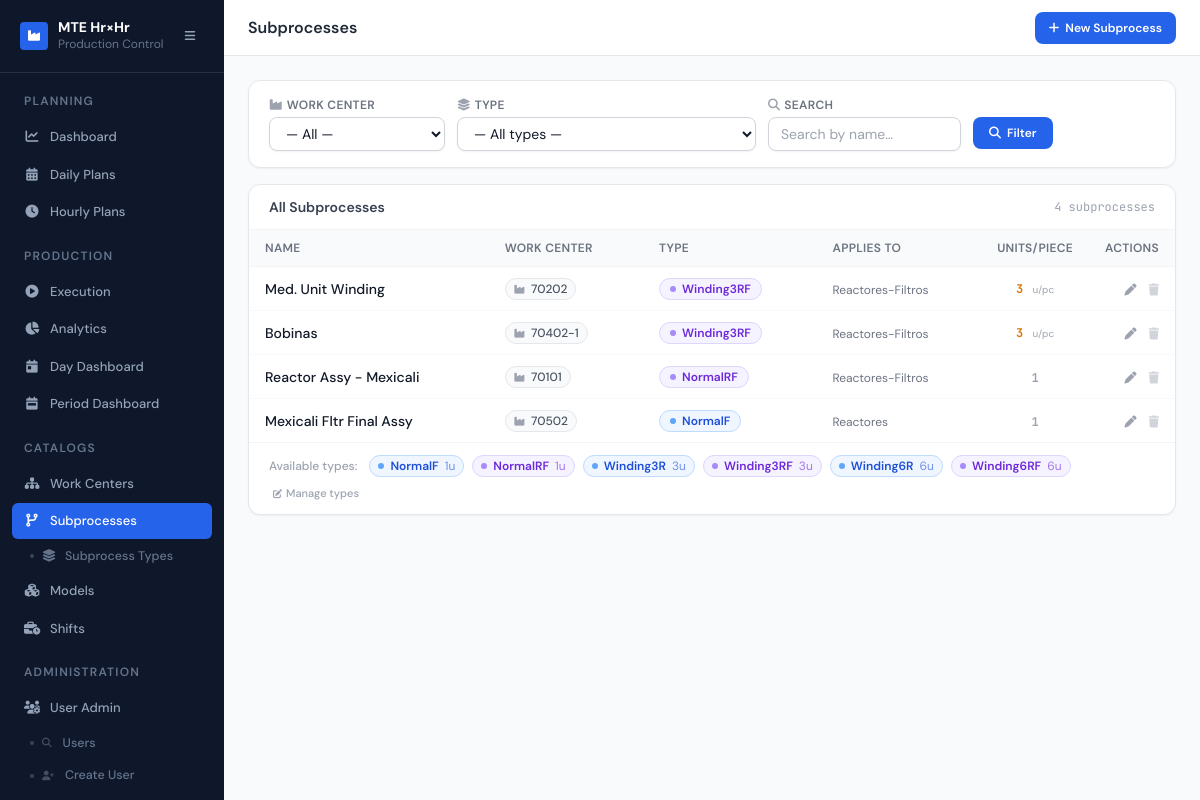
Screenshot of /core/subprocesses/ (signed in) with the database file from the repository.
### core/models.py (models this page shows, shortened)
class AuditMixin(models.Model):
    created_by = models.ForeignKey(User, null=True, blank=True, on_delete=models.SET_NULL,
                                   related_name='+', verbose_name="Created by")
    updated_by = models.ForeignKey(User, null=True, blank=True, on_delete=models.SET_NULL,
                                   related_name='+', verbose_name="Updated by")
    created_by_name = models.CharField(max_length=150, blank=True)
    updated_by_name = models.CharField(max_length=150, blank=True)
    created_at = models.DateTimeField(default=timezone.now)
    updated_at = models.DateTimeField(default=timezone.now)
    class Meta:
        abstract = True

class SubProcess(AuditMixin, models.Model):
    work_center      = models.ForeignKey(WorkCenter, on_delete=models.CASCADE)
    name             = models.CharField(max_length=100)
    subprocess_type  = models.ForeignKey(
        SubProcessType,
        on_delete=models.PROTECT,
        related_name="subprocesses",
        verbose_name="Tipo de subprocess",
        null=True,   # temporarily nullable during migration
        blank=True,
    )
    @property
    def conversion_factor(self):
        if self.subprocess_type_id:
            return self.subprocess_type.units_per_piece
        return 1
    class Meta:
        verbose_name        = "Sub Process"
        verbose_name_plural = "Sub Processes"

class WorkCenter(AuditMixin, models.Model):
    name        = models.CharField(max_length=100)
    description = models.TextField(blank=True)
    is_active   = models.BooleanField(default=True)
    class Meta:
        verbose_name        = "Work Center"
        verbose_name_plural = "Work Centers"

class SubProcessType(models.Model):
    APPLIES_REACTORES         = "reactores"
    APPLIES_REACTORES_FILTROS = "reactores_filtros"
    APPLIES_CHOICES = [
        (APPLIES_REACTORES,         "Reactores"),
        (APPLIES_REACTORES_FILTROS, "Reactores-Filtros"),
    ]
    name           = models.CharField(max_length=100, unique=True,
                                      verbose_name="Nombre del tipo")
    applies_to     = models.CharField(max_length=30, choices=APPLIES_CHOICES,
                                      verbose_name="Aplica para")
    units_per_piece = models.PositiveIntegerField(
        default=1,
        verbose_name="Contador de unidades por pieza",
        help_text="Cuántas unidades se necesitan para completar 1 pieza. "
                  "Ej: si 3 unidades = 1 pieza, escribe 3.",
    )
    is_active      = models.BooleanField(default=True, verbose_name="Activo")
    created_at     = models.DateTimeField(default=timezone.now)
    class Meta:
        verbose_name        = "Subprocess Type"
        verbose_name_plural = "Subprocess Types"
        ordering            = ["name"]

### core/views.py (the view)
# urls.py: path("subprocesses/",                 views.sp_list,   name="sp_list"),
@login_required
def sp_list(request):
    subprocesses = SubProcess.objects.select_related(
        "work_center", "subprocess_type"
    ).all()
    wc_id   = request.GET.get("work_center", "").strip()
    spt_id  = request.GET.get("spt", "").strip()
    search  = request.GET.get("search", "").strip()
    if wc_id:  subprocesses = subprocesses.filter(work_center_id=wc_id)
    if spt_id: subprocesses = subprocesses.filter(subprocess_type_id=spt_id)
    if search: subprocesses = subprocesses.filter(name__icontains=search)
    return render(request, "core/sp_list.html", {
        "subprocesses":     subprocesses,
        "work_centers":     WorkCenter.objects.filter(is_active=True).order_by("name"),
        "subprocess_types": SubProcessType.objects.order_by("name"),
        "filter":           {"work_center": wc_id, "spt": spt_id, "search": search},
        "is_admin":         _role(request) == "admin",
    })

### core/views.py (called while the page is built)
def _role(request):
    p = getattr(request.user, "profile", None)
    return p.role if p else None

### users/models.py (called while the page is built)
    @property
    def is_admin(self):
        return self.role == self.ROLE_ADMIN

### templates/core/sp_list.html (shortened to what this page needs)
{% extends "base.html" %}
{% block page_title %}Subprocesses{% endblock %}
{% block header_actions %}
<a href="{% url 'core:sp_create' %}"
   class="inline-flex items-center gap-1.5 bg-blue-600 hover:bg-blue-700 text-white
          text-xs font-semibold px-3.5 py-2 rounded-lg transition">
  <i class="fas fa-plus text-xs"></i> New Subprocess
</a>
{% endblock %}
{% block content %}
<form method="get" class="bg-white rounded-xl border border-gray-200 shadow-sm px-5 py-4 mb-4">
  <div class="flex flex-wrap items-end gap-3">
    <div class="flex flex-col gap-1 min-w-44">
      <label class="text-xs font-semibold text-gray-500 uppercase tracking-wide">
        <i class="fas fa-industry mr-1 text-gray-400"></i>Work Center
      </label>
      <select name="work_center"
              class="rounded-lg border border-gray-300 px-3 py-1.5 text-sm shadow-sm
                     focus:border-blue-500 focus:ring-1 focus:outline-none bg-white">
        <option value="">— All —</option>
      </select>
    </div>
    <div class="flex flex-col gap-1 min-w-48">
      <label class="text-xs font-semibold text-gray-500 uppercase tracking-wide">
        <i class="fas fa-layer-group mr-1 text-gray-400"></i>Type
      </label>
      <select name="spt"
              class="rounded-lg border border-gray-300 px-3 py-1.5 text-sm shadow-sm
                     focus:border-blue-500 focus:ring-1 focus:outline-none bg-white">
        <option value="">— All types —</option>
      </select>
    </div>
    <div class="flex flex-col gap-1 min-w-48">
      <label class="text-xs font-semibold text-gray-500 uppercase tracking-wide">
        <i class="fas fa-magnifying-glass mr-1 text-gray-400"></i>Search
      </label>
      <input type="text" name="search" value="{{ filter.search }}"
             placeholder="Search by name…"
             class="rounded-lg border border-gray-300 px-3 py-1.5 text-sm shadow-sm
                    focus:border-blue-500 focus:ring-1 focus:outline-none">
    </div>
    <div class="flex gap-2 pb-0.5">
      <button type="submit"
              class="inline-flex items-center gap-1.5 bg-blue-600 hover:bg-blue-700 text-white
                     text-xs font-semibold px-4 py-2 rounded-lg transition">
        <i class="fas fa-magnifying-glass text-xs"></i> Filter
      </button>
    </div>
  </div>
</form>
<div class="bg-white rounded-xl border border-gray-200 shadow-sm overflow-hidden">
  <div class="px-5 py-3 border-b border-gray-100 flex items-center justify-between">
    <p class="text-sm font-semibold text-gray-700">
      {% if filter.work_center or filter.search or filter.spt %}Filtered results{% else %}All Subprocesses{% endif %}
    </p>
    <p class="text-xs text-gray-400 mono">
      {{ subprocesses|length }} subprocess{{ subprocesses|length|pluralize:"es" }}
    </p>
  </div>
  {% if subprocesses %}
  <div class="overflow-x-auto">
    <table class="min-w-full text-sm">
      <thead>
        <tr class="bg-gray-50 border-b border-gray-100">
          <th class="px-4 py-2.5 text-left text-xs font-semibold text-gray-500 uppercase tracking-wide">
            Name
          </th>
          <th class="px-4 py-2.5 text-left text-xs font-semibold text-gray-500 uppercase tracking-wide">
            Work Center
          </th>
          <th class="px-4 py-2.5 text-left text-xs font-semibold text-gray-500 uppercase tracking-wide">
            Type
          </th>
          <th class="px-4 py-2.5 text-left text-xs font-semibold text-gray-500 uppercase tracking-wide">
            Applies to
          </th>
          <th class="px-4 py-2.5 text-center text-xs font-semibold text-gray-500 uppercase tracking-wide w-24">
            Units/Piece
          </th>
          <th class="px-4 py-2.5 text-right text-xs font-semibold text-gray-500 uppercase tracking-wide w-20">
            Actions
          </th>
        </tr>
      </thead>
      <tbody class="divide-y divide-gray-50">
        {% for sp in subprocesses %}
        <tr class="transition-colors hover:bg-gray-50/60">
          <td class="px-4 py-2.5 font-medium text-gray-900">{{ sp.name }}</td>
          <td class="px-4 py-2.5">
            <span class="inline-flex items-center gap-1.5 text-xs text-gray-600
                         bg-gray-50 border border-gray-200 px-2 py-0.5 rounded-full font-medium">
              <i class="fas fa-industry text-gray-400 text-[10px]"></i>
              {{ sp.work_center.name }}
            </span>
          </td>
          <td class="px-4 py-2.5">
            {% if sp.subprocess_type %}
            <span class="inline-flex items-center gap-1.5 px-2.5 py-0.5 rounded-full
                         text-xs font-semibold border
                         {% if sp.subprocess_type.applies_to == 'reactores' %}
                           bg-blue-50 text-blue-700 border-blue-200
                         {% else %}
                           bg-violet-50 text-violet-700 border-violet-200
                         {% endif %}">
              <span class="w-1.5 h-1.5 rounded-full
                           {% if sp.subprocess_type.applies_to == 'reactores' %}bg-blue-400
                           {% else %}bg-violet-400{% endif %}">
              </span>
              {{ sp.subprocess_type.name }}
            </span>
            {% else %}
            <span class="text-xs text-gray-300 italic">— no type —</span>
            {% endif %}
          </td>
          <td class="px-4 py-2.5">
            {% if sp.subprocess_type %}
            <span class="text-xs text-gray-500">
              {{ sp.subprocess_type.get_applies_to_display }}
            </span>
            {% endif %}
          </td>
          <td class="px-4 py-2.5 text-center">
            {% if sp.subprocess_type %}
            <span class="mono text-xs font-bold
                         {% if sp.conversion_factor == 1 %}text-gray-400
                         {% else %}text-amber-600{% endif %}">
              {{ sp.conversion_factor }}
            </span>
            {% if sp.conversion_factor > 1 %}
            <span class="text-[10px] text-gray-400 ml-0.5">u/pc</span>
            {% endif %}
            {% endif %}
          </td>
          <td class="px-4 py-2.5 text-right">
            <div class="inline-flex gap-3">
              <a href="{% url 'core:sp_update' sp.id %}"
                 class="text-xs text-gray-400 hover:text-blue-600 transition"
                 title="Edit">
                <i class="fas fa-pen"></i>
              </a>
              <a href="{% url 'core:sp_delete' sp.id %}"
                 class="text-xs text-gray-300 hover:text-red-500 transition"
                 title="Delete">
                <i class="fas fa-trash"></i>
              </a>
            </div>
          </td>
        </tr>
        {% endfor %}
      </tbody>
    </table>
  </div>
  {% if subprocess_types %}
  <div class="px-5 py-3 border-t border-gray-100 flex flex-wrap items-center gap-2">
    <span class="text-xs text-gray-400 font-medium mr-1">Available types:</span>
    {% for spt in subprocess_types %}
    <a href="{% url 'core:sp_list' %}?spt={{ spt.id }}"
       class="inline-flex items-center gap-1.5 px-2 py-0.5 rounded-full text-xs font-semibold
              border transition hover:shadow-sm
              {% if spt.applies_to == 'reactores' %}
                bg-blue-50 text-blue-700 border-blue-200 hover:bg-blue-100
              {% else %}
                bg-violet-50 text-violet-700 border-violet-200 hover:bg-violet-100
              {% endif %}"
       title="{{ spt.get_applies_to_display }} · {{ spt.units_per_piece }}u/pc">
      <span class="w-1.5 h-1.5 rounded-full
                   {% if spt.applies_to == 'reactores' %}bg-blue-400{% else %}bg-violet-400{% endif %}">
      </span>
      {{ spt.name }}
      <span class="opacity-60 font-normal">{{ spt.units_per_piece }}u</span>
    </a>
    {% endfor %}
    {% if is_admin %}
    <a href="{% url 'core:spt_list' %}"
       class="inline-flex items-center gap-1 text-[11px] text-gray-400 hover:text-blue-600
              font-medium transition ml-1">
      <i class="fas fa-pen-to-square text-[9px]"></i> Manage types
    </a>
    {% endif %}
  </div>
  {% endif %}
  {% endif %}
</div>
{% endblock %}

### templates/base.html (style rules this page uses)
body { font-family: 'DM Sans', sans-serif; }
.mono { font-family: 'JetBrains Mono', monospace; }

### rows the page displays
SubProcess: name "Med. Unit Winding", work_center.name "70202", subprocess_type.name "Winding3RF", subprocess_type.applies_to "Reactores-Filtros", conversion_factor "3", shows "u/pc"
SubProcess: name "Bobinas", work_center.name "70402-1", subprocess_type.name "Winding3RF", subprocess_type.applies_to "Reactores-Filtros", conversion_factor "3", shows "u/pc"
SubProcess: name "Reactor Assy - Mexicali", work_center.name "70101", subprocess_type.name "NormalRF", subprocess_type.applies_to "Reactores-Filtros", conversion_factor "1"
SubProcess: name "Mexicali Fltr Final Assy", work_center.name "70502", subprocess_type.name "NormalF", subprocess_type.applies_to "Reactores", conversion_factor "1"
SubProcessType: name "NormalF", units_per_piece "1"
SubProcessType: name "NormalRF", units_per_piece "1"
SubProcessType: name "Winding3R", units_per_piece "3"
SubProcessType: name "Winding3RF", units_per_piece "3"
SubProcessType: name "Winding6R", units_per_piece "6"
SubProcessType: name "Winding6RF", units_per_piece "6"

### other values shown
{{ subprocesses|length }} "4"
